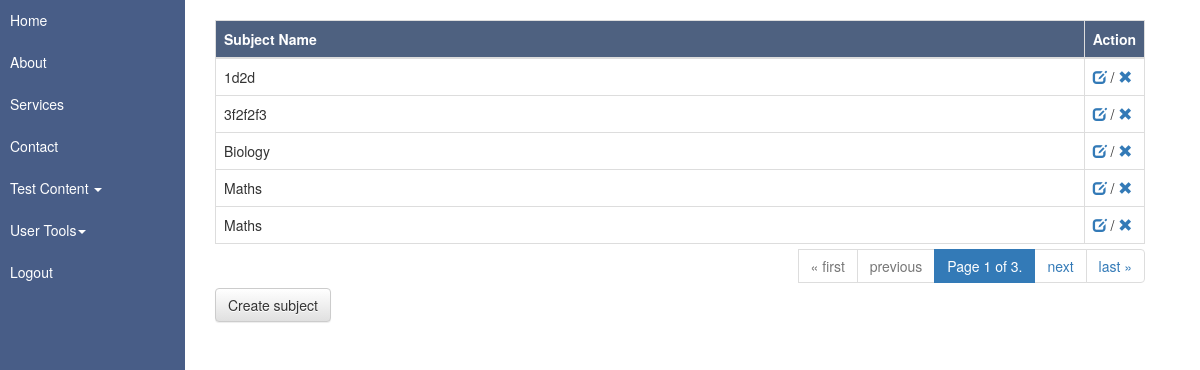
Page /ead/subjects/ (signed in) on the earlier database version.
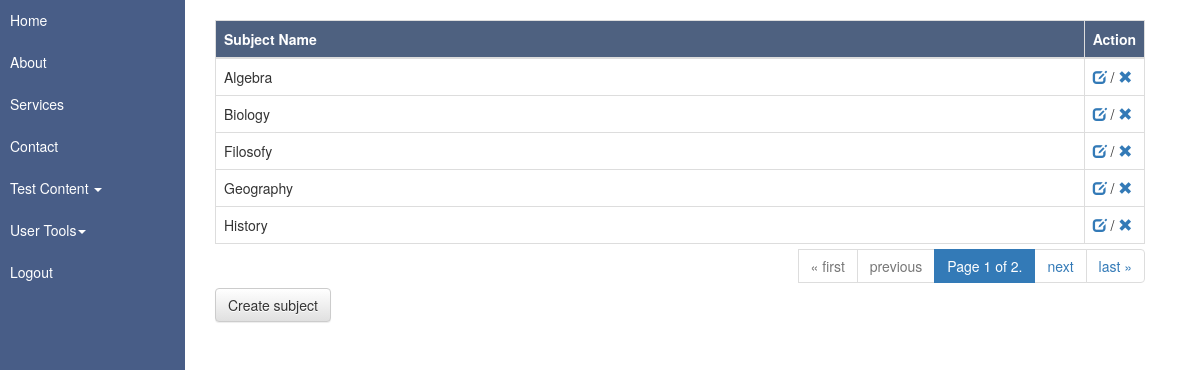
Same page on the later database version.
### questions_app/models.py (models this page shows, shortened)
class Subject(models.Model):
    subject_id = models.AutoField(primary_key=True)
    subject_name = models.CharField(max_length=200)
    class Meta:
        db_table = "tb_subject"

### questions_app/views.py (the view)
# urls.py: path(r'subjects/',question_views.SubjectListView.as_view(),name="subject_list_url"),
class SubjectListView(LoginRequiredMixin,ListView):
    model=Subject
    context_object_name = "subject_list"
    template_name = "subject/subject_list.html"
    paginate_by = 5
    def get_queryset(self):
        query = "SELECT * FROM tb_subject"
        ordering = self.request.GET.get("orderby",None)
        if ordering != None:
            query = query + " ORDER BY subject_name DESC"
        else:
            query = query + " ORDER BY subject_name ASC"
        subject_return = Subject.objects.raw(query)
        return subject_return

### user_auth_app/templatetags/user_auth_tags.py (called while the page is built)
@register.simple_tag
def has_role_from_list(in_role_list, in_role_to_find):
    if isinstance(in_role_list, QuerySet):
        queryset_result = in_role_list.filter(name=str(in_role_to_find))
        if queryset_result.exists():
            return True
        else:
            return False

### questions_app/templates/subject/subject_list.html
{% extends "base.html" %} {% block content %}
  <div class="table-responsive">
    <table id="main_content_table" class="table table-bordered table_border_margin_cust">
      <thead>
        <tr class="table-cont-header">
          <td>
            {% if request.GET.orderby %}
            <a
              href="{% url 'questions_app:subject_list_url' %}"
              >Subject Name</a
            >
            {% else %}
            <a
              href="{% url 'questions_app:subject_list_url' %}?orderby=subject_name"
              >Subject Name</a
            >
            {% endif %}
          </td>
          <td class="action_column">Action</td>
        </tr>
      </thead>
      <tbody>
        {% for subj in subject_list %}
        <tr class="table-cont-row">
          <td>{{subj.subject_name}}</td>
          <td class="action_column">
            <a
              href="{% url 'questions_app:subject_detail_url' pk=subj.subject_id %}"
              ><span class="glyphicon glyphicon-edit"></span
            ></a>
            /
            <a
              href="{% url 'questions_app:subject_delete_url' pk=subj.subject_id %}"
              ><span class="glyphicon glyphicon-remove"></span
            ></a>
          </td>
        </tr>
        {% endfor %}
      </tbody>
    </table>
    {% include "generic/_pagination_generic.html" %}
  </div>
  <a
    class="btn btn-default"
    href="{% url 'questions_app:subject_create_url' %}"
    >Create subject</a
  >
{% endblock %}

### templates/base.html (shortened to what this page needs)
<!DOCTYPE html>
{% load static %}
{% load user_auth_tags %}
<html>
{% include "base_head.html" %}
<body>
<div class="container-fluid">
  <div class="row">
    <div class="container-fluid">
    <div class="col-xs-12 col-md-2 custom_offset_row sidebar" id="sidebar_1">
      {% if user.is_authenticated %}
      <ul class="nav nav-pills nav-stacked" id="sidebar_1">
        <li><a href="{% url 'index_url' %}">Home</a></li>
        <li><a href="#">About</a></li>
        <li><a href="#">Services</a></li>
        <li><a href="#">Contact</a></li>
        {% has_role_from_list user.roles.all "student_role" as is_student %}
        <li class="dropdown">
          <a href="#" class="dropdown-toggle" data-toggle="dropdown">Test Content <b class="caret"></b></a>
        </li>
        {% has_role_from_list user.roles.all "admin_role" as is_admin %}
        <li class="dropdown">
          <a href="#" class="dropdown-toggle" data-toggle="dropdown">User Tools<b class="caret"></b></a>
        </li>
        <li><a href="{% url "user_auth_namespace:logout_url" %}">Logout</a></li>
      </ul>
            {% endif %}
    </div>
  </div>
  <div class="col-xs-12 col-md-10 col-md-offset-2 content">
    <div class="container-fluid">
      {% block content %}
      {% endblock %}
    </div>
  </div>
</div>
</div>
  </body>
</html>

### templates/base_head.html (shortened to what this page needs)
<!DOCTYPE html>
{% load static %}
<head>
  <link
    rel="stylesheet"
    href="https://cdn.jsdelivr.net/npm/bootstrap@3.3.7/dist/css/bootstrap.min.css"
  />
  <link
    rel="stylesheet"
    href="https://cdn.jsdelivr.net/npm/bootstrap@3.3.7/dist/css/bootstrap-theme.min.css"
  />
  <link rel="stylesheet" href="{% static '/CSS/main_menu.CSS'%}">
  <link rel="stylesheet" href="{% static '/CSS/tables.CSS'%}">
  <link rel="stylesheet" href="{% static '/CSS/question_content.CSS'%}">
  <link href="{% static '/DataTables/datatables.css' %}" rel="stylesheet">
</head>

### questions_app/templates/generic/_pagination_generic.html
<ul class="pagination table_border_margin_cust">
    <li>
      {% if page_obj.has_previous %}
        <li>
          <a href="?page=1{% if request.GET.orderby %}&orderby={{ request.GET.orderby }}{% endif %}">
            &laquo; first
        </a></li>
        <li>
          <a href="?page={{ page_obj.previous_page_number }}{% if request.GET.orderby %}&orderby={{ request.GET.orderby }}{% endif %}">
            previous
        </a></li>
      {% else %}
        <li class="disabled"><span>&laquo; first</span></li>
        <li class="disabled"><span>previous</span></li>
      {% endif %}
      <li class="active">
        <span>Page {{ page_obj.number }} of {{ page_obj.paginator.num_pages }}.</span>
      </li>
      {% if page_obj.has_next %}
        <li><a href="?page={{ page_obj.next_page_number }}{% if request.GET.orderby %}&orderby={{ request.GET.orderby }}{% endif %}">next</a></li>
        <li><a href="?page={{ page_obj.paginator.num_pages }}{% if request.GET.orderby %}&orderby={{ request.GET.orderby }}{% endif %}">last &raquo;</a></li>
      {% else %}
        <li class="disabled"><span>next</span></li>
        <li class="disabled"><span>last &raquo;</span></li>
      {% endif %}
    </li>
  </ul>

### static/DataTables/datatables.css (style rules this page uses)
:root { --dt-row-selected: 13, 110, 253; --dt-row-selected-text: 255, 255, 255; --dt-row-selected-link: 9, 10, 11; --dt-row-stripe: 0, 0, 0; --dt-row-hover: 0, 0, 0; --dt-column-ordering: 0, 0, 0; --dt-html-background: white; }

Differences in the rows shown:
removed Subject: subject_name "1d2d"
removed Subject: subject_name "3f2f2f3"
removed Subject: subject_name "Maths"
removed Subject: subject_name "Maths"
added Subject: subject_name "Algebra"
added Subject: subject_name "Filosofy"
added Subject: subject_name "Geography"
added Subject: subject_name "History"
Other differences:
{{ page_obj.paginator.num_pages }}: "3" → "2"
